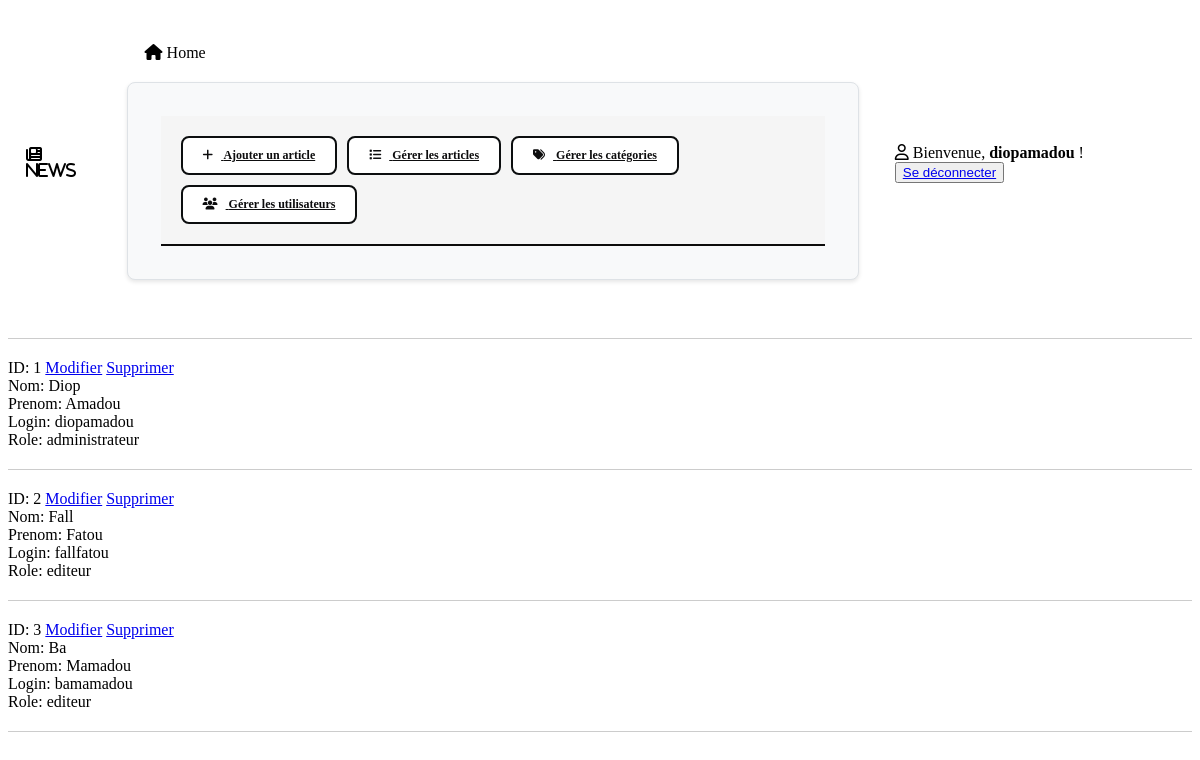
The app's page /utilisateurs/liste.php (signed in) with its own data.
### tables this page shows
CREATE TABLE IF NOT EXISTS utilisateurs (
    id            INT AUTO_INCREMENT PRIMARY KEY,
    nom           VARCHAR(100) NOT NULL,
    prenom        VARCHAR(100) NOT NULL,
    login         VARCHAR(100) NOT NULL UNIQUE,
    mot_de_passe  VARCHAR(255) NOT NULL,
    role          ENUM('editeur', 'administrateur') NOT NULL,
    date_creation DATETIME DEFAULT CURRENT_TIMESTAMP
);

### utilisateurs/liste.php (the view, shortened to what this page needs)
<?php
require_once '../db.php';
require_once '../entete.php';
require_once '../menu.php';
$sql = "SELECT * FROM utilisateurs";
$stmt = $db->prepare($sql);
$stmt->execute();
$utilisateurs = $stmt->fetchAll();
foreach ($utilisateurs as $user) {
    echo "ID: " . htmlspecialchars($user['id']) . " <a href='modifier.php?id=" . $user['id'] . "'>Modifier</a> <a href='supprimer.php?id=" . $user['id'] . "'>Supprimer</a><br>";
    echo "Nom: " . htmlspecialchars($user['nom']) . "<br>";
    echo "Prenom: " . htmlspecialchars($user['prenom']) . "<br>";
    echo "Login: " . htmlspecialchars($user['login']) . "<br>";
    echo "Role: " . htmlspecialchars($user['role']) . "<br><hr>";
}
?>

### entete.php (shortened to what this page needs)
<?php
$basePath = '/projet_php';
if (strpos($_SERVER['REQUEST_URI'], '/projet_php') === false) {
    $basePath = '';
}
?>
<!DOCTYPE html>
<html lang="fr">
<head>
    <link rel="stylesheet" href="<?php echo $basePath; ?>/style.css">
</head>
<body>
        <header>
            <div><i class="fa-solid fa-newspaper"> News </i></div>
            <div class="menu-container">
                <?php include dirname(__FILE__) . '/menu.php'; ?>
            </div>
            <div><i class="fa-regular fa-user"></i>
            <?php if (isset($_SESSION['user']['login'])) : ?> <span> Bienvenue, <strong> <?= htmlspecialchars($_SESSION['user']['login']) ?> </strong> ! </span> <button><a class="link" href="<?php echo $basePath; ?>/deconnexion.php"> Se déconnecter </a></button> <?php
            else : ?> <button><a class="link" href="<?php echo $basePath; ?>/connexion.php"> Se connecter </a></button> <?php endif; ?>
            </div>
        </header>
        <hr>

### menu.php (shortened to what this page needs)
<nav>
    <div><i class="fa-solid fa-house"></i> <a href="index.php" class="nav-link">Home</a></div>
    <?php if (isset($_SESSION['user']) && $_SESSION['user']['role'] === 'editeur') : ?>
        <div class="admin-menu">
            <div class="admin-links">
                <a href="articles/ajouter.php" class="admin-link">
                    <i class="fa-solid fa-plus"></i> Ajouter un article
                </a>
                <a href="articles/liste.php" class="admin-link">
                    <i class="fa-solid fa-list"></i> Gérer les articles
                </a>
                <a href="categories/liste.php" class="admin-link">
                    <i class="fa-solid fa-tags"></i> Gérer les catégories
                </a>
            </div>
        </div>
    <?php elseif (isset($_SESSION['user']) && $_SESSION['user']['role'] === 'administrateur') : ?>
        <div class="admin-menu">
            <div class="admin-links">
                <a href="articles/ajouter.php" class="admin-link">
                    <i class="fa-solid fa-plus"></i> Ajouter un article
                </a>
                <a href="articles/liste.php" class="admin-link">
                    <i class="fa-solid fa-list"></i> Gérer les articles
                </a>
                <a href="categories/liste.php" class="admin-link">
                    <i class="fa-solid fa-tags"></i> Gérer les catégories
                </a>
                <a href="utilisateurs/liste.php" class="admin-link">
                    <i class="fa-solid fa-users"></i> Gérer les utilisateurs
                </a>
            </div>
        </div>
    <?php endif; ?>
</nav>

### style.css (style rules this page uses)
.admin-link nav, section, footer, header, .menu-container { display: flex; justify-content: space-between; align-items: center; }
nav div, th, header div { margin: 18px; }
hr { border: none; border-top: 1px solid #ccc; margin: 20px 0; }
.nav-link { text-decoration: none; color: inherit; transition: color 0.3s ease; }
.admin-menu { background-color: #f8f9fa; border: 1px solid #dee2e6; border-radius: 8px; padding: 15px; margin: 20px 0; box-shadow: 0 2px 4px rgba(0, 0, 0, 0.1); }
.themes-container, .admin-links { display: flex; gap: 10px; padding: 20px; background-color: #f5f5f5; border-bottom: 2px solid #0c0b0b; flex-wrap: wrap; }
.theme-btn, .admin-link { padding: 10px 20px; border: 2px solid #0c0e0f; background-color: white; color: #0d0d0e; cursor: pointer; border-radius: 8px; font-size: 12px; font-weight: 600; transition: all 0.3s ease; }
.admin-link i { margin-right: 8px; }

### records on screen
utilisateurs: id "1", nom "Diop", prenom "Amadou", login "diopamadou", role "administrateur"
utilisateurs: id "2", nom "Fall", prenom "Fatou", login "fallfatou", role "editeur"
utilisateurs: id "3", nom "Ba", prenom "Mamadou", login "bamamadou", role "editeur"

### other values on screen
$_SESSION['user']['login'] "diopamadou"
